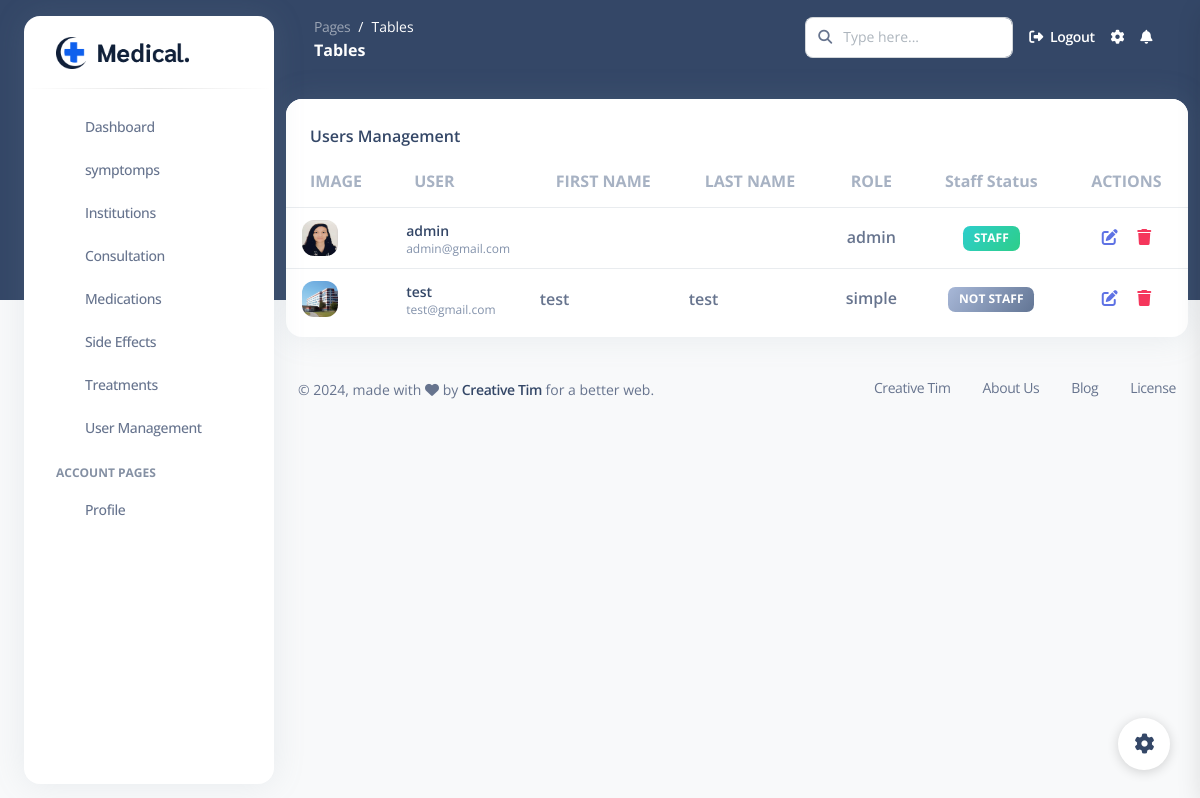
The page /user-management/ (signed in) on the database its author committed.
### users/models.py (models this page shows, shortened)
class CustomUser(AbstractUser):
    ROLE_CHOICES = [
        ('admin', 'Admin'),
        ('simple', 'Simple'),
    ]
    email = models.EmailField(unique=True)
    first_name = models.CharField(max_length=30, blank=True)
    last_name = models.CharField(max_length=30, blank=True)
    address = models.TextField(blank=True)
    phone = models.CharField(max_length=15, blank=True)
    role = models.CharField(max_length=10, choices=ROLE_CHOICES, default='simple')
    profile_picture = models.ImageField(upload_to='profile_pictures/', blank=True, null=True)
    face_encoding = models.TextField(null=True, blank=True)

### users/views.py (the view)
# urls.py: path('user-management/', user_views.user_management, name='user_management'),
@login_required
def user_management(request):
    if request.user.role != 'admin':
        return redirect('dashboard')
    users = CustomUser.objects.all()
    return render(request, 'back_office/pages/users/user-management.html', {'users': users})

### templates/back_office/pages/users/user-management.html (shortened to what this page needs)
{% load static %}
<!DOCTYPE html>
<html lang="en">
<head>
  <link href="https://demos.creative-tim.com/argon-dashboard-pro/back_office/assets/css/nucleo-icons.css" rel="stylesheet" />
  <link href="https://demos.creative-tim.com/argon-dashboard-pro/back_office/assets/css/nucleo-svg.css" rel="stylesheet" />
  <link id="pagestyle" href="{% static 'back_office/assets/css/argon-dashboard.css' %}?v=2.1.0" rel="stylesheet" />
</head>
<body class="g-sidenav-show   bg-gray-100">
  <aside class="sidenav bg-white navbar navbar-vertical navbar-expand-xs border-0 border-radius-xl my-3 fixed-start ms-4 " id="sidenav-main">
    <div class="sidenav-header">
        <a class="navbar-brand m-0"  href="{% static 'index.html' %}"><img src="{% static 'front_office/assets/img/logo/logo.png' %}" alt=""></a>
    </div>
    <hr class="horizontal dark mt-0">
    <div class="collapse navbar-collapse  w-auto " id="sidenav-collapse-main">
      <ul class="navbar-nav">
        <li class="nav-item">
          <a class="nav-link " href="{% url 'dashboard' %}">
            <div class="icon icon-shape icon-sm border-radius-md text-center me-2 d-flex align-items-center justify-content-center">
            </div>
            <span class="nav-link-text ms-1">Dashboard</span>
          </a>
        </li>
        <li class="nav-item">
          <a class="nav-link" href="{% url 'list_local_symptoms' %}">
                  <div class="icon icon-shape icon-sm border-radius-md text-center me-2 d-flex align-items-center justify-content-center">
            </div>
            <span class="nav-link-text ms-1">symptomps</span>
          </a>
        </li>
        <li class="nav-item">
          <a class="nav-link " href="{% url 'institution_list' %}">
            <div class="icon icon-shape icon-sm border-radius-md text-center me-2 d-flex align-items-center justify-content-center">
            </div>
            <span class="nav-link-text ms-1">Institutions</span>
          </a>
        </li>
        <li class="nav-item">
          <a class="nav-link" href="{% url 'consultation_list' %}">
            <div class="icon icon-shape icon-sm border-radius-md text-center me-2 d-flex align-items-center justify-content-center">
            </div>
            <span class="nav-link-text ms-1">Consultation</span>
          </a>
        </li>
        <li class="nav-item">
        <a class="nav-link" href="{% url 'medication_list' %}">
          <div class="icon icon-shape icon-sm border-radius-md text-center me-2 d-flex align-items-center justify-content-center">
          </div>
          <span class="nav-link-text ms-1">Medications</span>
      </a>
    </li>
<li class="nav-item">
  <a class="nav-link" href="{% url 'sideeffect_list' %}">
      <div class="icon icon-shape icon-sm border-radius-md text-center me-2 d-flex align-items-center justify-content-center">
      </div>
      <span class="nav-link-text ms-1">Side Effects</span>
  </a>
</li>
<li class="nav-item">
  <a class="nav-link" href="{% url 'treatment_list' %}">
      <div class="icon icon-shape icon-sm border-radius-md text-center me-2 d-flex align-items-center justify-content-center">
      </div>
      <span class="nav-link-text ms-1">Treatments</span>
  </a>
</li>
{% if request.user.is_authenticated and request.user.role == 'admin' %}
        <li class="nav-item">
          <a class="nav-link" href="{% url 'user_management' %}">
            <div class="icon icon-shape icon-sm border-radius-md text-center me-2 d-flex align-items-center justify-content-center">
            </div>
            <span class="nav-link-text ms-1">User Management</span>
          </a>
        </li>
        {% endif %}
        <li class="nav-item mt-3">
          <h6 class="ps-4 ms-2 text-uppercase text-xs font-weight-bolder opacity-6">Account pages</h6>
        </li>
        <li class="nav-item">
          <a class="nav-link " href="{% url 'profile' %}">
            <div class="icon icon-shape icon-sm border-radius-md text-center me-2 d-flex align-items-center justify-content-center">
            </div>
            <span class="nav-link-text ms-1">Profile</span>
          </a>
        </li>
      </ul>
    </div>
  </aside>
  <main class="main-content position-relative border-radius-lg ">
    <nav class="navbar navbar-main navbar-expand-lg px-0 mx-4 shadow-none border-radius-xl " id="navbarBlur" data-scroll="false">
      <div class="container-fluid py-1 px-3">
        <nav aria-label="breadcrumb">
          <ol class="breadcrumb bg-transparent mb-0 pb-0 pt-1 px-0 me-sm-6 me-5">
            <li class="breadcrumb-item text-sm"><a class="opacity-5 text-white" href="javascript:;">Pages</a></li>
            <li class="breadcrumb-item text-sm text-white active" aria-current="page">Tables</li>
          </ol>
          <h6 class="font-weight-bolder text-white mb-0">Tables</h6>
        </nav>
        <div class="collapse navbar-collapse mt-sm-0 mt-2 me-md-0 me-sm-4" id="navbar">
          <div class="ms-md-auto pe-md-3 d-flex align-items-center">
            <div class="input-group">
              <span class="input-group-text text-body"><i class="fas fa-search" aria-hidden="true"></i></span>
              <input type="text" class="form-control" placeholder="Type here...">
            </div>
          </div>
          <ul class="navbar-nav  justify-content-end">
            <li class="nav-item d-flex align-items-center">
              {% if user.is_authenticated %}
                <a href="{% url 'logout' %}" class="nav-link text-white font-weight-bold px-0">
                  <i class="fa fa-sign-out-alt me-sm-1"></i>
                  <span class="d-sm-inline d-none">Logout</span>
                </a>
              {% else %}
                <a href="{% url 'login' %}" class="nav-link text-white font-weight-bold px-0">
                  <i class="fa fa-sign-in-alt me-sm-1"></i>
                  <span class="d-sm-inline d-none">Sign In</span>
                </a>
              {% endif %}
            </li>
            <li class="nav-item px-3 d-flex align-items-center">
              <a href="javascript:;" class="nav-link text-white p-0">
                <i class="fa fa-cog fixed-plugin-button-nav cursor-pointer"></i>
              </a>
            </li>
            <li class="nav-item dropdown pe-2 d-flex align-items-center">
              <a href="javascript:;" class="nav-link text-white p-0" id="dropdownMenuButton" data-bs-toggle="dropdown" aria-expanded="false">
                <i class="fa fa-bell cursor-pointer"></i>
              </a>
            </li>
          </ul>
        </div>
      </div>
    </nav>
    <div class="container-fluid py-4">
        <div class="row">
            <div class="col-12">
              <div class="card mb-4">
                <div class="card-header pb-0">
                  <h6>Users Management</h6>
                </div>
                <div class="card-body px-0 pt-0 pb-2">
                  <div class="table-responsive p-0">
                    <table class="table align-items-center mb-0">
                      <thead>
                        <tr>
                          <th class="text-uppercase text-secondary text-xL font-weight-bolder opacity-7">Image</th>
                          <th class="text-uppercase text-secondary text-xL font-weight-bolder opacity-7">User</th>
                          <th class="text-uppercase text-secondary text-xL font-weight-bolder opacity-7">First Name</th>
                          <th class="text-uppercase text-secondary text-xL font-weight-bolder opacity-7">Last Name</th>
                          <th class="text-center text-uppercase text-secondary text-xL font-weight-bolder opacity-7">Role</th>
                          <th class="text-center text-secondary text-xL font-weight-bolder opacity-7">Staff Status</th>
                          <th class="text-center text-uppercase text-secondary text-xL font-weight-bolder opacity-7">Actions</th>
                        </tr>
                      </thead>
                      <tbody>
                        {% for user in users %}
                        <tr>
                            <td>
                                <div class="d-flex px-2 py-1">
                                  <div>
                                    <img src="{% if user.profile_picture %}{{ user.profile_picture.url }}{% else %}{% static 'back_office/assets/img/team-1.jpg' %}{% endif %}" class="avatar avatar-sm me-3" alt="user profile picture">
                                  </div>
                                </div>
                              </td>
                          <td>
                            <div class="d-flex px-2 py-1">
                              <div class="d-flex flex-column justify-content-center">
                                <h6 class="mb-0 text-sm">{{ user.username }}</h6>
                                <p class="text-xs text-secondary mb-0">{{ user.email }}</p>
                              </div>
                            </div>
                          </td>
                          <td>
                            <p class="text-md font-weight-bold mb-0">{{ user.first_name }}</p>
                          </td>
                          <td>
                            <p class="text-md font-weight-bold mb-0">{{ user.last_name }}</p>
                          </td>
                          <td class="align-middle text-center">
                            <span class="text-md font-weight-bold">{{ user.role }}</span>
                          </td>
                          <td class="text-center">
                            {% if user.is_staff %}
                            <span class="badge badge-sm bg-gradient-success">Staff</span>
                            {% else %}
                            <span class="badge badge-sm bg-gradient-secondary">Not Staff</span>
                            {% endif %}
                          </td>
                          <td class="align-middle text-center">
                            <a href="{% url 'edit_user' user.id %}" class="text-primary font-weight-bold text-xL me-3" data-toggle="tooltip" title="Edit user">
                              <i class="fas fa-edit mr-6"></i>
                            </a>
                            <a href="{% url 'delete_user' user.id %}" class="text-danger font-weight-bold text-xL" data-toggle="tooltip" title="Delete user" onclick="return confirm('Are you sure you want to delete this user?');">
                              <i class="fas fa-trash"></i>
                            </a>
                          </td>
                        </tr>
                        {% endfor %}
                      </tbody>
                    </table>
                  </div>
                </div>
              </div>
            </div>
          </div>
      <footer class="footer pt-3  ">
        <div class="container-fluid">
          <div class="row align-items-center justify-content-lg-between">
            <div class="col-lg-6 mb-lg-0 mb-4">
              <div class="copyright text-center text-sm text-muted text-lg-start">
                © ,
                made with <i class="fa fa-heart"></i> by
                <a href="https://www.creative-tim.com" class="font-weight-bold" target="_blank">Creative Tim</a>
                for a better web.
              </div>
            </div>
            <div class="col-lg-6">
              <ul class="nav nav-footer justify-content-center justify-content-lg-end">
                <li class="nav-item">
                  <a href="https://www.creative-tim.com" class="nav-link text-muted" target="_blank">Creative Tim</a>
                </li>
                <li class="nav-item">
                  <a href="https://www.creative-tim.com/presentation" class="nav-link text-muted" target="_blank">About Us</a>
                </li>
                <li class="nav-item">
                  <a href="https://www.creative-tim.com/blog" class="nav-link text-muted" target="_blank">Blog</a>
                </li>
                <li class="nav-item">
                  <a href="https://www.creative-tim.com/license" class="nav-link pe-0 text-muted" target="_blank">License</a>
                </li>
              </ul>
            </div>
          </div>
        </div>
      </footer>
    </div>
  </main>
  <div class="fixed-plugin">
    <a class="fixed-plugin-button text-dark position-fixed px-3 py-2">
      <i class="fa fa-cog py-2"> </i>
    </a>
  </div>
    <link id="pagestyle" href="{% static 'back_office/assets/css/argon-dashboard.css' %}?v=2.1.0" rel="stylesheet" />
</body>
</html>

### rows shown on the page
CustomUser: profile_picture (picture), username "admin", email "admin@gmail.com", role "admin", is_staff "STAFF"
CustomUser: profile_picture (picture), username "test", email "test@gmail.com", first_name "test", last_name "test", role "simple", is_staff "NOT STAFF"
